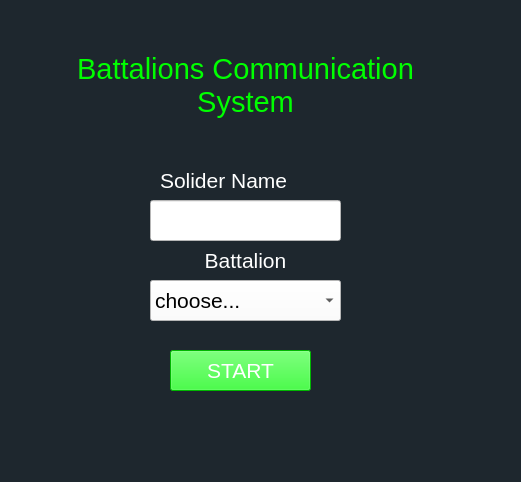
<?xml version="1.0" encoding="UTF-8"?>
<ui version="4.0">
 <class>LoginWindow</class>
 <widget class="QMainWindow" name="LoginWindow">
  <property name="geometry">
   <rect>
    <x>0</x>
    <y>0</y>
    <width>521</width>
    <height>482</height>
   </rect>
  </property>
  <property name="mouseTracking">
   <bool>false</bool>
  </property>
  <property name="windowTitle">
   <string>Soliders portal</string>
  </property>
  <property name="autoFillBackground">
   <bool>false</bool>
  </property>
  <property name="styleSheet">
   <string notr="true">background-color: #1e272e;</string>
  </property>
  <widget class="QWidget" name="centralwidget">
   <widget class="QLabel" name="label">
    <property name="geometry">
     <rect>
      <x>50</x>
      <y>30</y>
      <width>391</width>
      <height>111</height>
     </rect>
    </property>
    <property name="font">
     <font>
      <pointsize>22</pointsize>
     </font>
    </property>
    <property name="styleSheet">
     <string notr="true">color: rgb(0, 255, 0);</string>
    </property>
    <property name="text">
     <string>Battalions Communication System</string>
    </property>
    <property name="alignment">
     <set>Qt::AlignCenter</set>
    </property>
    <property name="wordWrap">
     <bool>true</bool>
    </property>
   </widget>
   <widget class="QLineEdit" name="lineEdit">
    <property name="geometry">
     <rect>
      <x>150</x>
      <y>200</y>
      <width>191</width>
      <height>41</height>
     </rect>
    </property>
    <property name="font">
     <font>
      <pointsize>16</pointsize>
     </font>
    </property>
    <property name="styleSheet">
     <string notr="true">background-color: white;</string>
    </property>
    <property name="text">
     <string/>
    </property>
   </widget>
   <widget class="QLabel" name="label_2">
    <property name="geometry">
     <rect>
      <x>160</x>
      <y>170</y>
      <width>201</width>
      <height>21</height>
     </rect>
    </property>
    <property name="font">
     <font>
      <pointsize>16</pointsize>
     </font>
    </property>
    <property name="styleSheet">
     <string notr="true">color: white;</string>
    </property>
    <property name="text">
     <string>Solider Name</string>
    </property>
   </widget>
   <widget class="QLabel" name="label_3">
    <property name="geometry">
     <rect>
      <x>180</x>
      <y>250</y>
      <width>131</width>
      <height>21</height>
     </rect>
    </property>
    <property name="font">
     <font>
      <pointsize>16</pointsize>
     </font>
    </property>
    <property name="styleSheet">
     <string notr="true">color: white;</string>
    </property>
    <property name="text">
     <string>Battalion</string>
    </property>
    <property name="alignment">
     <set>Qt::AlignCenter</set>
    </property>
   </widget>
   <widget class="QComboBox" name="comboBox">
    <property name="geometry">
     <rect>
      <x>150</x>
      <y>280</y>
      <width>191</width>
      <height>41</height>
     </rect>
    </property>
    <property name="font">
     <font>
      <pointsize>16</pointsize>
     </font>
    </property>
    <property name="styleSheet">
     <string notr="true">background-color: white;</string>
    </property>
    <item>
     <property name="text">
      <string>choose...</string>
     </property>
    </item>
    <item>
     <property name="text">
      <string>DES</string>
     </property>
    </item>
    <item>
     <property name="text">
      <string>AES</string>
     </property>
    </item>
    <item>
     <property name="text">
      <string>RSA</string>
     </property>
    </item>
   </widget>
   <widget class="QPushButton" name="pushButton">
    <property name="geometry">
     <rect>
      <x>170</x>
      <y>350</y>
      <width>141</width>
      <height>41</height>
     </rect>
    </property>
    <property name="font">
     <font>
      <pointsize>16</pointsize>
     </font>
    </property>
    <property name="styleSheet">
     <string notr="true">background-color: rgb(0, 255, 0); color: white;</string>
    </property>
    <property name="text">
     <string>START</string>
    </property>
   </widget>
  </widget>
  <widget class="QStatusBar" name="statusbar"/>
 </widget>
 <resources/>
 <connections/>
</ui>
